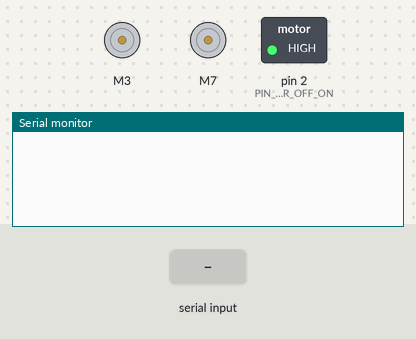
Bench run of a sketch on a simulated Arduino Uno, built with avr-gcc and run on an emulated ATmega328P. Parts: 2 × DC motor (green arrow = forward, orange = backward, longer = faster), switched loads named in the sketch (green lamp = pin HIGH), the last lines printed to the serial monitor. The inputs (shaded band) are chosen by the test bench.

Above: at 1.2 s.
1.3 s: "90,45\n" received over the second serial link
At 3.5 s:
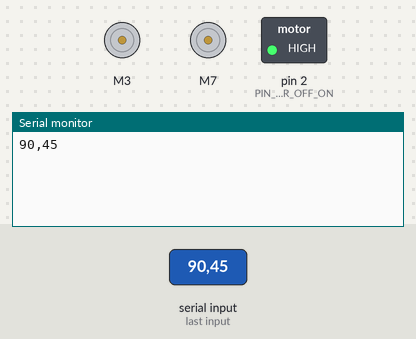
3.8 s: "5\n" received over the second serial link
At 5.3 s:
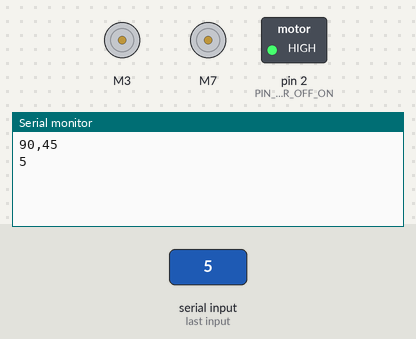
6.2 s: "1,90,45\n" received over the second serial link
At 8.4 s:
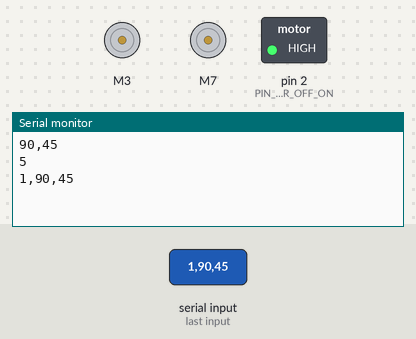

Measured:
- after the input at 1.3 s, the serial monitor: prints a new line after 1.0 s (image 1)
- after the input at 3.8 s, the serial monitor: prints a new line after 1.0 s (image 2)
- after the input at 6.2 s, the serial monitor: prints a new line after 1.0 s (image 3)

The sketch:

tank_2_engine.ino
```cpp
#include <GyverMotor.h>
#include <SoftwareSerial.h>

#define PIN_MOTOR_OFF_ON 2

#define PIN_MOTOR_RA 7
#define PIN_MOTOR_RB 8
#define PIN_MOTOR_R_PWM 9

#define PIN_MOTOR_LA 3
#define PIN_MOTOR_LB 4
#define PIN_MOTOR_L_PWM 10

#define MOTOR_EMPTY_ZONE 20

#define MOTOR_MAX 255
#define JOYSTICK_MAX 255

#define BT_TX 12
#define BT_RX 11

#define END_PACKAGE ';'
#define Y_SYMBOL 'Y'
#define X_SYMBOL 'X'
#define PING_SYMBOL 'S'

#define TIMEOUT_PING 700

GMotor motorR(DRIVER3WIRE, PIN_MOTOR_RA, PIN_MOTOR_RB, PIN_MOTOR_R_PWM);
GMotor motorL(DRIVER3WIRE, PIN_MOTOR_LA, PIN_MOTOR_LB, PIN_MOTOR_L_PWM);

SoftwareSerial btSerial(BT_TX, BT_RX);

boolean doneParsing;
int dataX, dataY;
int speedEngineR, speedEngineL;

unsigned long lastTimeParsing;

void setup() {
  // Пины D9 и D10 - 31.4 кГц
  TCCR1A = 0b00000001;  // 8bit
  TCCR1B = 0b00000001;  // x1 phase correct

  Serial.begin(9600);
  btSerial.begin(9600);

  pinMode(PIN_MOTOR_OFF_ON, OUTPUT);
  digitalWrite(PIN_MOTOR_OFF_ON, HIGH);

  motorL.setMinDuty(MOTOR_EMPTY_ZONE);
  motorL.setMode(AUTO);

  motorR.setMinDuty(MOTOR_EMPTY_ZONE);
  motorR.setMode(AUTO);

  digitalWrite(13, LOW);
}

void parsing() {
  if (btSerial.available() > 0) {
    String buf = btSerial.readStringUntil(END_PACKAGE);
    Serial.println(buf);

    if (buf[0] == X_SYMBOL) {
      int indexStartY = buf.indexOf(Y_SYMBOL);

      dataX = buf.substring(1, indexStartY).toInt();
      dataY = buf.substring(indexStartY + 1).toInt();
    }

    if (buf[0] == X_SYMBOL || buf[0] == PING_SYMBOL) {
      lastTimeParsing = millis();
      doneParsing = true;
    }
  }
}

void loop() {
  parsing();
  computeSpeed();
  setSpeed();
  interruptIfLostConnection();
}

void interruptIfLostConnection() {
  if (millis() - lastTimeParsing >= TIMEOUT_PING) {
    dataX = 0;
    dataY = 0;
    doneParsing = true;
  }
}

void computeSpeed() {
  if (doneParsing) {
    doneParsing = false;

    speedEngineR = dataY - dataX;
    speedEngineL = dataY + dataX;
  }
}

void setSpeed() {
  motorR.setSpeed(speedEngineR);
  motorL.setSpeed(speedEngineL);
}
```
